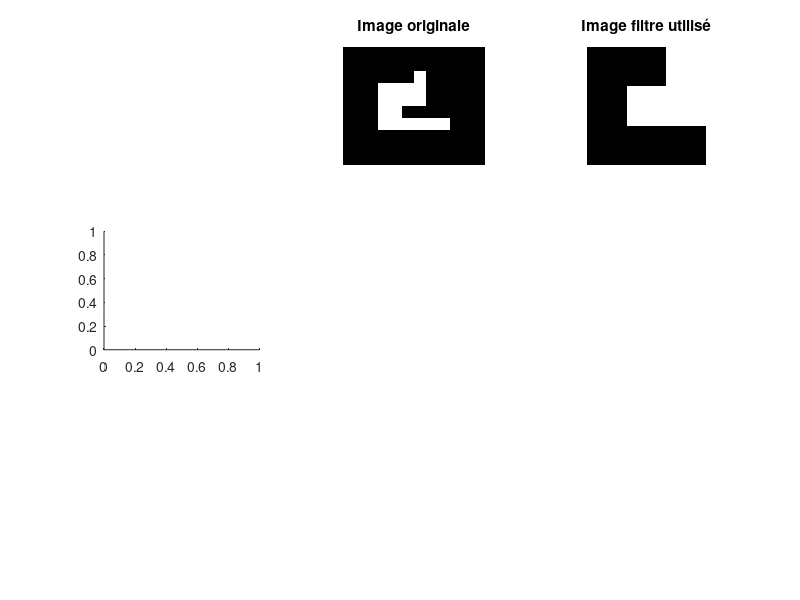

This chart was generated by the following MATLAB code: (Note: this script raises an error after producing the figure.)
I = [0 0 0 0 0 0 0 0 0 0 0 0 ; 
     0 0 0 0 0 0 0 0 0 0 0 0 ; 
     0 0 0 0 0 0 1 0 0 0 0 0 ; 
     0 0 0 1 1 1 1 0 0 0 0 0 ;
     0 0 0 1 1 1 1 0 0 0 0 0 ;
     0 0 0 1 1 0 0 0 0 0 0 0 ;
     0 0 0 1 1 1 1 1 1 0 0 0 ;
     0 0 0 0 0 0 0 0 0 0 0 0 ; 
     0 0 0 0 0 0 0 0 0 0 0 0 ; 
     0 0 0 0 0 0 0 0 0 0 0 0 ];

filtre = [0 0 1;
          0 1 1;
          0 0 0];


subplot(3,3,2);
imshow(I);
title("Image originale");
subplot(3,3,3);
imshow(filtre);
title("Image filtre utilisé");
subplot(3,3,4);
imshow(erosion(I, filtre));
title("Image erodée");
subplot(3,3,5);
imshow(dilatation(I, filtre));
title("Image dilatée");
subplot(3,3,6);
imshow(ouverture(I, filtre));
title("Image ouverte");
subplot(3,3,7);
imshow(fermeture(I, filtre));
title("Image fermée");
%subplot(3,3,8);
%imshow(lantuejoul(imread('../TP/NG/centaur1.png')));
waitfor(gcf);
